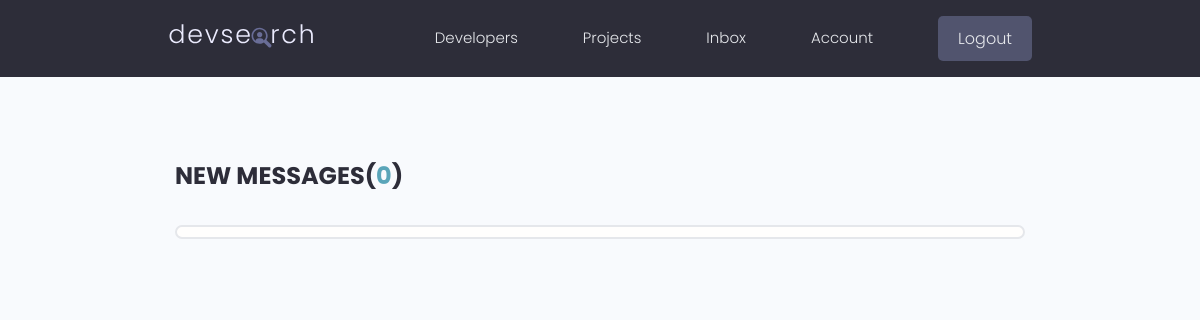
The page /inbox/ (signed in) on the database as committed earlier.
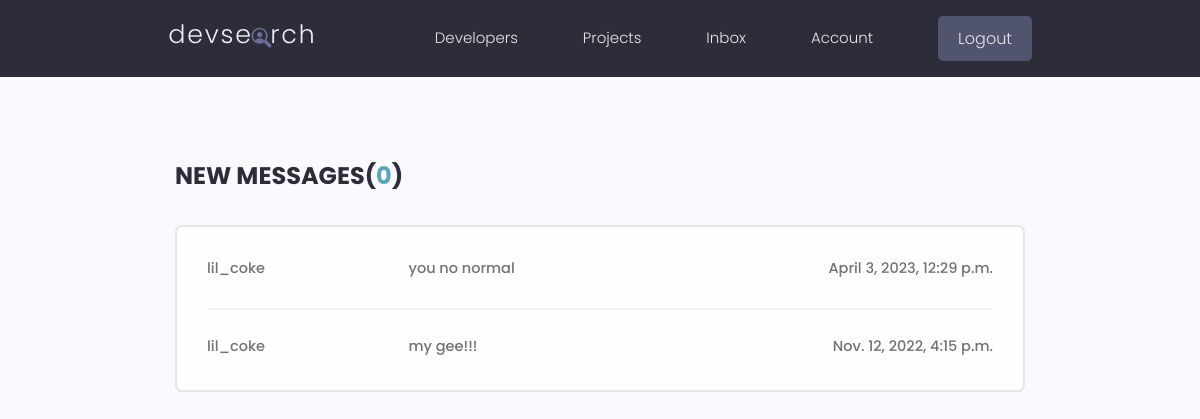
The same page on the database as committed later.
### users/models.py (models this page shows, shortened)
class Message(models.Model):
    sender = models.ForeignKey(
        Profile, on_delete=models.SET_NULL, null=True, blank=True)
    recipient = models.ForeignKey(
        Profile, on_delete=models.SET_NULL, null=True, blank=True, related_name="messages")
    name = models.CharField(max_length=200, null=True, blank=True)
    subject = models.CharField(max_length=200, null=True, blank=True)
    email = models.EmailField(max_length=200, null=True, blank=True)
    body = models.TextField(null=True)
    isread = models.BooleanField(default=False, null=True)
    created = models.DateTimeField(auto_now_add=True)
    id = models.UUIDField(default=uuid.uuid4, editable=False,
                          primary_key=True, unique=True)
    class Meta:
        ordering = ['isread', '-created']

### users/views.py (the view)
# urls.py: path('inbox/', views.inbox, name='inbox'),
@login_required(login_url='login')
def inbox(request):
    profile = request.user.profile
    messagesRequest = profile.messages.all()
    unreadCount = messagesRequest.filter(isread=False).count()
    context = {'messagesRequest': messagesRequest,
               'unreadCount': unreadCount}
    return render(request, 'users/inbox.html', context)

### users/templates/users/inbox.html
{% extends 'main.html' %}
{% block content %}
  <main class="inbox my-xl">
    <div class="content-box">
      <h3 class="inbox__title">New Message{{unreadCount|pluralize:'s'}}(<span>{{unreadCount}}</span>)</h3>
      <ul class="messages">
        {% for message in messagesRequest  %}
        {% if message.isread == False %}
        <li class="message message--unread">
          {% else %}
          <li class="message">
          {% endif %}
          <a href="{% url 'message' message.id %}">
            <span class="message__author">{{message.name}}</span>
            <span class="message__subject">{{message.subject}}</span>
            <span class="message__date">{{message.created}}</span>
          </a>
        </li>
        {% endfor %}
      </ul>
    </div>
  </main>
  {% endblock  %}

### templates/main.html (shortened to what this page needs)
<!DOCTYPE html>
{% load static %}
<html>
  <head>
  <link rel="stylesheet" href="https://cdn.iconmonstr.com/1.3.0/css/iconmonstr-iconic-font.min.css" />
<link rel="stylesheet" href="{% static 'uikit/styles/uikit.css' %}" />
  <link rel="stylesheet" href="{% static 'styles/app.css' %}" />
  </head>
  <body>
    {% include 'navbar.html' %}
    {% block content %}
     {% endblock %}
  </body>
</html>

### templates/navbar.html (shortened to what this page needs)
{% load static %}
 <header class="header">
  <div class="container container--narrow">
    <a href="{% url 'profiles' %}" class="header__logo">
      <img src="{% static 'images/logo.svg' %}" alt="DevSearch Logo" />
    </a>
    <nav class="header__nav">
      <ul class="header__menu">
        <li class="header__menuItem"><a href="{% url 'profiles' %}">Developers</a></li>
        <li class="header__menuItem"><a href="{% url 'projects' %}">Projects</a></li>
        {% if request.user.is_authenticated %}
        <li class="header__menuItem"><a href="{% url 'inbox' %}">Inbox</a></li>
        <li class="header__menuItem"><a href="{% url 'account' %}">Account</a></li>
        <li class="header__menuItem"><a href="{% url 'logout' %}" class="btn btn--sub">Logout</a></li>
        {% else %}
        <li class="header__menuItem"><a href="{% url 'login' %}" class="btn btn--sub">Login/Sign Up</a></li>
        {% endif %}
      </ul>
    </nav>
  </div>
</header>

### static/styles/app.css (style rules this page uses)
:root { --color-sub: #2d2d39; }
.btn--sub { background-color: var(--color-sub-light); }
img { width: 100%; }
.content-box { width: 95%; max-width: 85rem; margin: 0 auto; }
.header { position: sticky; z-index: 111; background-color: var(--color-sub); padding: 1.5rem 0; }
.header>.container { display: flex; justify-content: space-between; align-items: center; }
.header__logo>img { height: 3.8rem; }
.header__nav>ul { display: inline-flex; align-items: center; list-style: none; gap: 6.5rem; }
.header__menuItem>a { color: var(--color-light); font-weight: 300; }
.inbox { height: 90vh; }
.inbox__title, .inbox__title span { font-size: 2.4rem; font-weight: 700; color: var(--color-sub); text-transform: uppercase; text-align: left; margin-bottom: 3rem; }
.inbox__title span { color: var(--color-main); }
.messages { list-style: none; background: var(--color-white); padding: 0.5rem 3rem; border: 2px solid var(--color-light); border-radius: 0.7rem; }
.message { padding: 2.5rem 0; }
.message>a span { font-size: 1.45rem; font-weight: 500; }
.message:not(:last-child) { border-bottom: 2px solid var(--color-white-light); }
.message>a { display: flex; gap: 1rem; }
.message__author, .message__date { flex-basis: 25%; }
.message__subject { flex-basis: 50%; }
.message__date { text-align: right; }
*, *::before, *::after { box-sizing: border-box; }
html, body { padding: 0; margin: 0; }

### static/uikit/styles/modules/_variables.css (style rules this page uses)
:root { --color-main: #5aa5b9; --color-main-light: #e6faff; --color-sub: #3f4156; --color-sub-light: #51546e; --color-sub-lighter: #ededfd; --color-text: #737373; --color-gray: #8b8b8b; --color-light: #e5e7eb; --color-light-gray: #767676; --color-bg: #f8fafd; --color-white: #fffefd; --color-white-light: #f3f3f3; --color-success: #359e64; --color-success-bg: #def8e8; --color-error: #fc4b0b; --color-error-bg: #fff2ee; --font-base: 'Poppins', arial, helvetica, 'Segoe UI', roboto, ubuntu, sans-serif; --font-monospace: 'Fira Code', 'Courier New', courier, monospace; --font-regular: 300; --font-medium: 500; --font-bold: 700; --generic-shadow: 1px 1px 5px #00000010; --generic-transition: all 0.3s ease-in-out; }

### static/uikit/styles/modules/_base.css (style rules this page uses)
* { margin: 0; padding: 0; box-sizing: border-box; text-rendering: optimizeLegibility; color: inherit; font-size: inherit; }
html { font-size: 50%; }
@media only screen and (min-width: 480px) { html { font-size: 56.25%; } }
@media only screen and (min-width: 1200px) { html { font-size: 62.5%; } }
body { line-height: 1.6; font-weight: 400; font-size: 1.5rem; color: var(--color-text); background-color: var(--color-bg); min-height: 100vh; }

### static/uikit/styles/modules/_typography.css (style rules this page uses)
* { font-family: var(--font-base); }
h3 { font-size: 3.2rem; font-weight: var(--font-medium); }
p, span, strong { font-size: 1.6rem; color: var(--color-text); font-weight: var(--font-regular); }
a { padding-bottom: 2px; text-decoration: none; display: inline-block; color: var(--color-main); font-weight: var(--font-medium); }

### static/uikit/styles/modules/_utilities.css (style rules this page uses)
.container { width: 92%; max-width: 165rem; margin: 0 auto; box-sizing: border-box; }
.container--narrow { width: 92%; max-width: 120rem; }
@media screen and (min-width: 1000px) { .container { width: 90%; } }
@media screen and (min-width: 1000px) { .container--narrow { width: 85%; } }
@media screen and (min-width: 1200px) { .container { width: 80%; } }
@media screen and (min-width: 1200px) { .container--narrow { width: 72%; } }
.my-xl { margin: 8rem auto; }

### static/uikit/styles/modules/_button.css (style rules this page uses)
.btn { display: inline-block; position: relative; cursor: pointer; background-color: var(--color-light); font-weight: var(--font-medium); color: var(--color-sub); text-decoration: none; padding: 1rem 2rem; border-radius: 0.5rem; border: none; width: -webkit-fit-content; width: -moz-fit-content; width: fit-content; height: -webkit-fit-content; height: -moz-fit-content; height: fit-content; font-size: 1.6rem; outline-width: 0; outline-color: transparent; -webkit-backface-visibility: hidden; backface-visibility: hidden; transition: all 0.3s ease-in-out; }
.btn--sub { background-color: var(--color-sub); color: var(--color-white); }

Rows that differ between the two databases and show on the page:
added Message: name "lil_coke", subject "you no normal", created "April 3, 2023, 12:29 p.m."
added Message: name "lil_coke", subject "my gee!!!", created "Nov. 12, 2022, 4:15 p.m."
